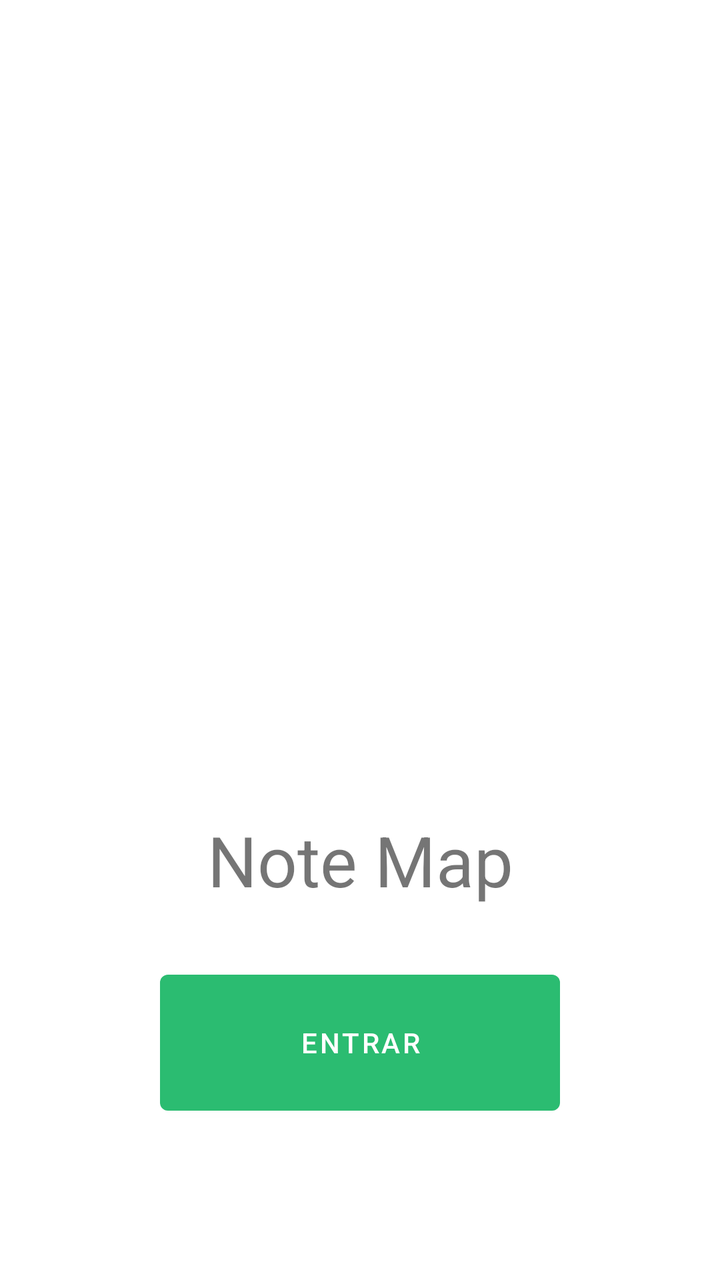
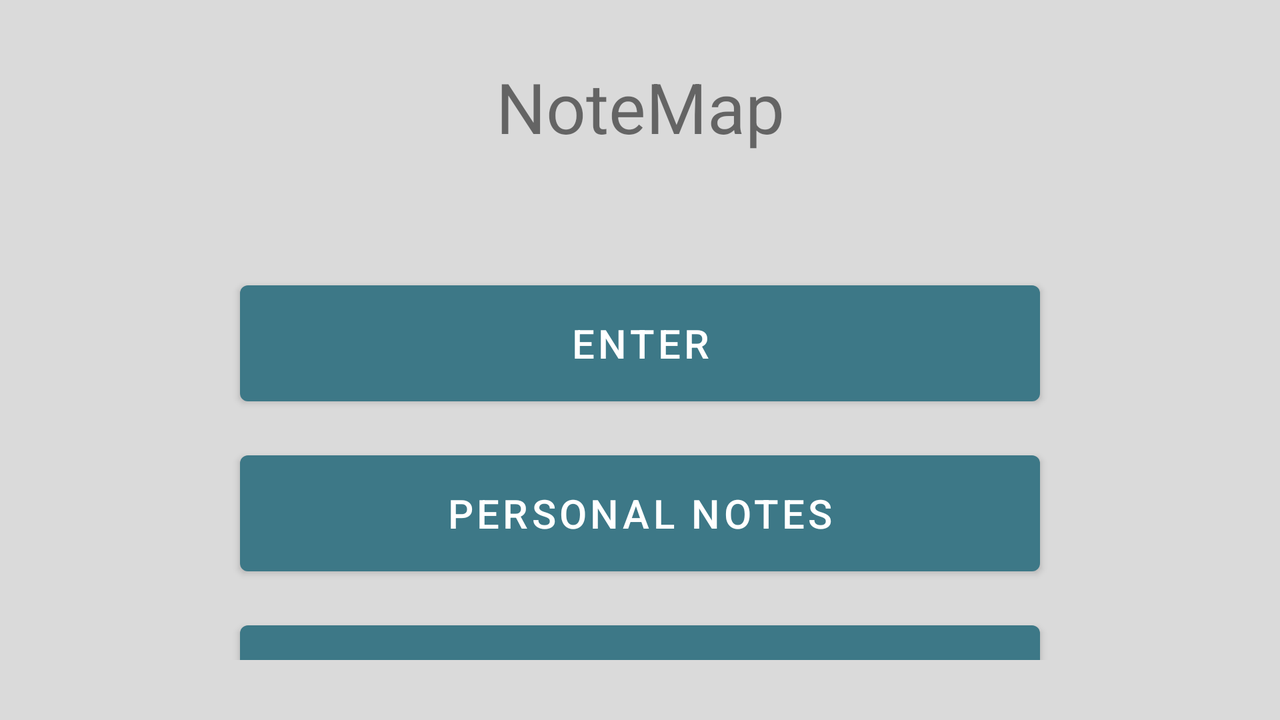

Two renders of one Android screen. The first uses the default layout on a phone; the second uses the alternative layout the repository ships for a different screen configuration, on a matching device. The two XML files are below.
<!-- AndroidManifest.xml: application theme Theme.CM_Projeto_20537 -->
<!-- res/layout/activity_main.xml -->
<?xml version="1.0" encoding="utf-8"?>
<androidx.constraintlayout.widget.ConstraintLayout xmlns:android="http://schemas.android.com/apk/res/android"
    xmlns:app="http://schemas.android.com/apk/res-auto"
    xmlns:tools="http://schemas.android.com/tools"
    android:layout_width="match_parent"
    android:layout_height="match_parent"
    android:paddingLeft="16dp"
    android:paddingRight="16dp"
    android:orientation="vertical" >


    <ImageView
        android:id="@+id/imageView2"
        android:layout_width="300dp"
        android:layout_height="300dp"
        android:layout_gravity="center"
        app:layout_constraintBottom_toTopOf="@+id/button"
        app:layout_constraintEnd_toEndOf="parent"
        app:layout_constraintStart_toStartOf="parent"
        app:layout_constraintTop_toTopOf="parent"
        app:layout_constraintVertical_bias="0.25"
        app:srcCompat="@drawable/img_front_example" />

    <TextView
        android:id="@+id/textView"
        android:layout_width="wrap_content"
        android:layout_height="wrap_content"
        android:text="Note Map"
        android:textSize="35dp"
        app:layout_constraintBottom_toTopOf="@+id/button"
        app:layout_constraintEnd_toEndOf="parent"
        app:layout_constraintStart_toStartOf="parent"
        app:layout_constraintTop_toBottomOf="@+id/imageView2" />

    <Button
        android:id="@+id/button"
        android:layout_width="200dp"
        android:layout_height="80dp"
        android:layout_gravity="center"
        android:layout_marginTop="24dp"
        android:text="Entrar"
        app:backgroundTint="#2BBC71"
        app:layout_constraintBottom_toBottomOf="parent"
        app:layout_constraintEnd_toEndOf="parent"
        app:layout_constraintStart_toStartOf="parent"
        app:layout_constraintTop_toBottomOf="@+id/imageView2"
        android:onClick="btnMenu"/>

</androidx.constraintlayout.widget.ConstraintLayout>
<!-- resources referenced by this layout -->
<resources>
  <style name="Theme.CM_Projeto_20537" parent="Theme.MaterialComponents.DayNight.DarkActionBar">
          
          <item name="colorPrimary">@color/purple_500</item>
          <item name="colorPrimaryVariant">@color/purple_700</item>
          <item name="colorOnPrimary">@color/white</item>
          
          <item name="colorSecondary">@color/teal_200</item>
          <item name="colorSecondaryVariant">@color/teal_700</item>
          <item name="colorOnSecondary">@color/black</item>
          
          <item name="android:statusBarColor" tools:targetApi="l">?attr/colorPrimaryVariant</item>
          
      </style>
</resources>
<!-- res/layout-land/activity_main.xml (the repository's variant of the layout above) -->
<!-- drawn on the phone turned sideways -->
<?xml version="1.0" encoding="utf-8"?>
<LinearLayout xmlns:android="http://schemas.android.com/apk/res/android"
    xmlns:app="http://schemas.android.com/apk/res-auto"
    xmlns:tools="http://schemas.android.com/tools"
    android:layout_width="match_parent"
    android:layout_height="match_parent"
    android:background="#DADADA"
    android:orientation="horizontal">

    <LinearLayout
        android:layout_width="match_parent"
        android:layout_height="match_parent"
        android:gravity="center_horizontal"
        android:layout_marginTop="30dp"
        android:layout_marginRight="50dp"
        android:layout_marginLeft="50dp"
        android:layout_marginBottom="30dp"
        android:orientation="vertical">

        <TextView
            android:id="@+id/textView"
            android:layout_width="match_parent"
            android:textAlignment="center"
            android:layout_gravity="center_horizontal"
            android:layout_height="wrap_content"
            android:text="@string/AppTitle"
            android:textSize="35dp" />

        <Button
            android:id="@+id/btEntrar"
            android:layout_width="400dp"
            android:layout_height="70dp"
            android:layout_gravity="center"
            android:onClick="btEntrar"
            android:text="@string/btStart"
            android:textSize="20dp"
            android:layout_marginTop="60dp"
            android:layout_marginBottom="15dp"
            app:backgroundTint="#3D7887" />

        <Button
            android:id="@+id/btNotas"
            android:layout_width="400dp"
            android:layout_height="70dp"
            android:layout_gravity="center"
            android:onClick="btNotas"
            android:text="@string/btPersonalNotes"
            android:textSize="20dp"
            android:layout_marginBottom="15dp"
            app:backgroundTint="#3D7887" />

        <Button
            android:id="@+id/btAbout"
            android:layout_width="400dp"
            android:layout_height="70dp"
            android:layout_gravity="center"
            android:onClick="btAbout"
            android:text="@string/btAbout"
            android:textSize="20dp"
            app:backgroundTint="#3D7887" />
        </LinearLayout>

</LinearLayout>
<!-- resources referenced by the variant -->
<!-- as the phone turned sideways resolves them -->
<resources>
  <string name="AppTitle" translatable="false">NoteMap</string>
  <string name="btAbout">About</string>
  <string name="btPersonalNotes">Personal Notes</string>
  <string name="btStart">Enter</string>
  <style name="Theme.CM_Projeto_20537" parent="Theme.MaterialComponents.DayNight.DarkActionBar">
          
          <item name="colorPrimary">@color/purple_500</item>
          <item name="colorPrimaryVariant">@color/purple_700</item>
          <item name="colorOnPrimary">@color/white</item>
          
          <item name="colorSecondary">@color/teal_200</item>
          <item name="colorSecondaryVariant">@color/teal_700</item>
          <item name="colorOnSecondary">@color/black</item>
          
          <item name="android:statusBarColor" tools:targetApi="l">?attr/colorPrimaryVariant</item>
          
      </style>
</resources>
